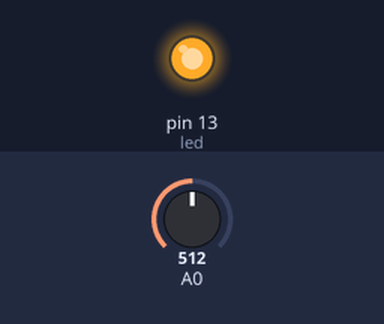
The sketch below on a simulated Arduino Uno, built with avr-gcc and run on an emulated ATmega328P. Shown: output pins drawn as LEDs (lit = HIGH). The test bench sets the inputs (shaded band); at power-on: A0 = 512. What the sketch prints to the serial monitor is not drawn.

Above: at 0.1 s.
Timing chart, 0 to 1.6 s (numbered marks = the images above):
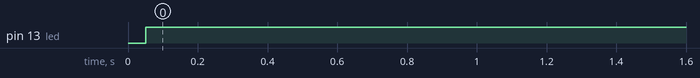

Measured:
- by itself, pin 13 (led): LOW → HIGH at 0.05 s

The sketch:

KY-037High_Sensitivity_Sound_Microphone_Detect.ino
```cpp
const int led = 13;
int statusLed = 0;
int checkAction = 0;

void setup() {
  Serial.begin(9600);
  Serial.println("Micro Project Thailand ~^.^~ ");
  pinMode(led, OUTPUT);
}

void loop() {
  int sensorValue = analogRead(A0);
//    Serial.println(sensorValue);


  if (sensorValue >= 100) {
   Serial.print("data : "); Serial.println(sensorValue);
    checkAction++;
    if (checkAction == 1) {
//      Serial.println("dddddddd");
      if (statusLed == 0) {
        statusLed = 1;
      }
      else if (statusLed == 1) {
        statusLed = 0;
      }
      delay(50);
    }

  }
  else if (sensorValue < 100) {
    checkAction = 0;
  }

  if (statusLed == 1) {
    digitalWrite(led, HIGH);
  }
  else if (statusLed == 0) {
    digitalWrite(led, LOW);
  }


}
```
